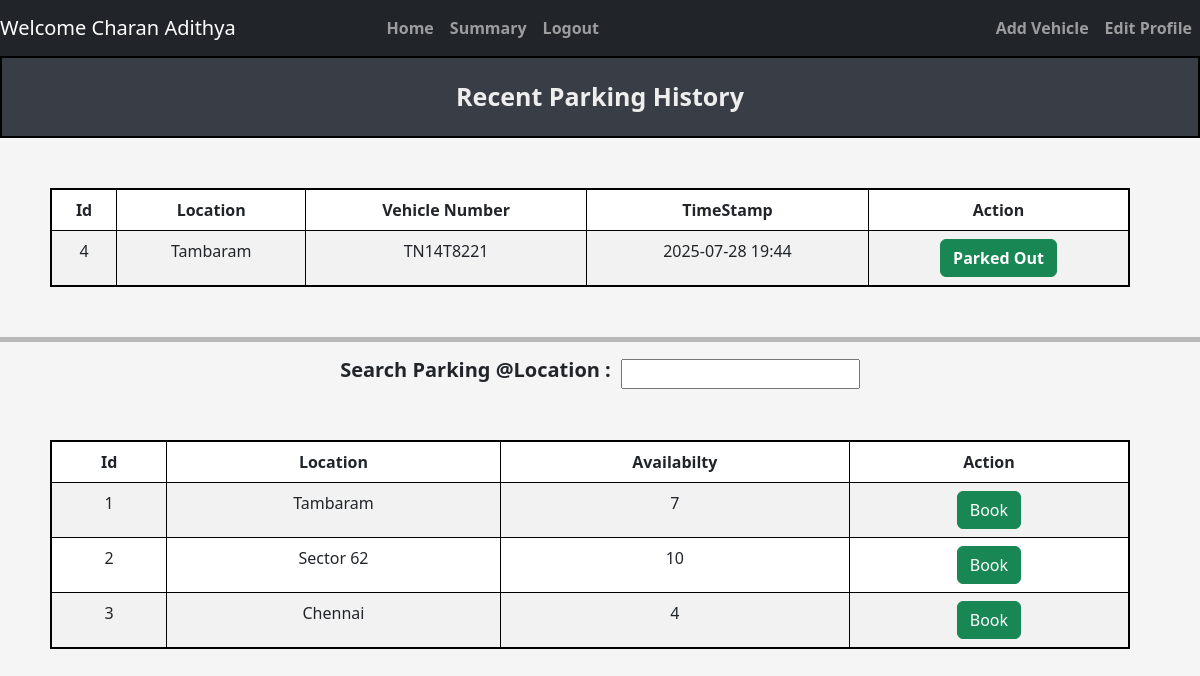
The page /user/dashboard (signed in) on the database as committed earlier.
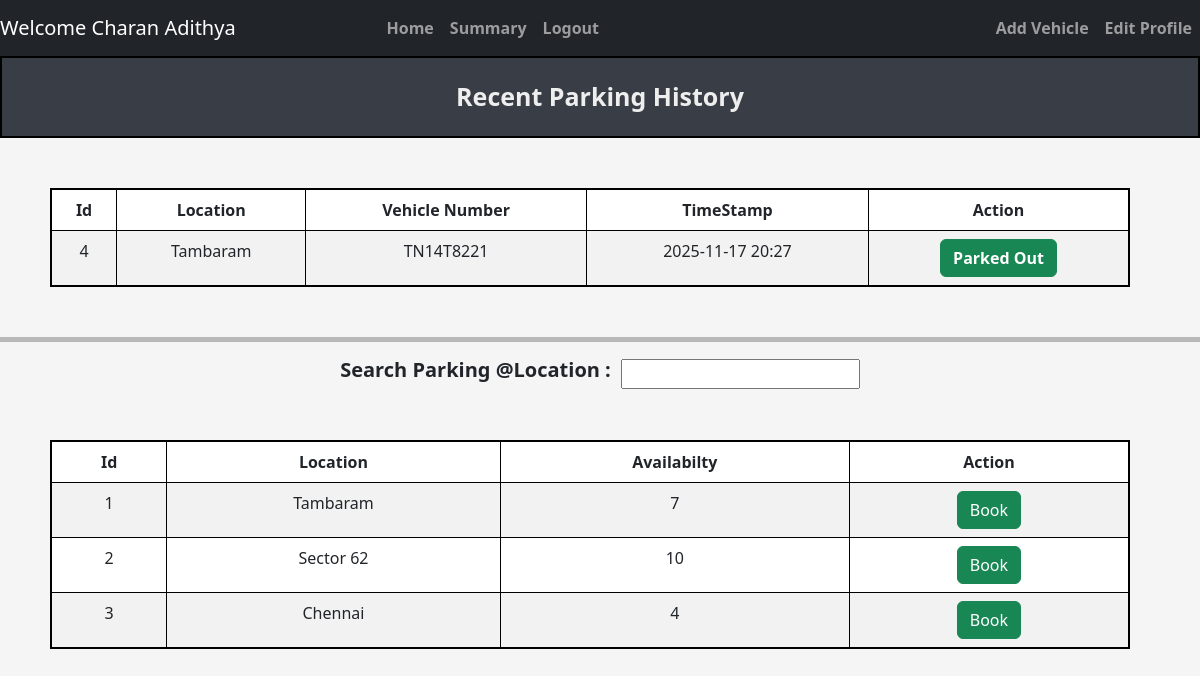
The same page on the database as committed later.
### tables this page shows
CREATE TABLE Reserve_Parking_Spot (
                spot_id INTEGER NOT NULL,
                lot_id INTEGER NOT NULL,
                user_id INTEGER NOT NULL,
                vehicle_number TEXT NOT NULL,
                parking_timestamp DATETIME NOT NULL,
                leaving_timestamp DATETIME,
                parking_cost REAL,

                FOREIGN KEY (lot_id)  REFERENCES ParkingLot(lot_id)
                FOREIGN KEY (spot_id) REFERENCES ParkingSpots(spot_id),
                FOREIGN KEY (user_id) REFERENCES USERS(Id)
                );

CREATE TABLE ParkingLot (
            lot_id INTEGER PRIMARY KEY AUTOINCREMENT,
            location_name TEXT NOT NULL,
            address TEXT NOT NULL,
            pincode TEXT NOT NULL,
            price INTEGER NOT NULL, 
            maxSpots INTEGER NOT NULL
        );

### controllers/user_controller.py (the view)
@user.route("/user/dashboard",methods = ['GET','POST'])
def dashboard():
    user_id = session['user_id']
    user_parking_data = getReserveParkingSpotData(user_id)
    availability_data = get_availability_data()
    print(user_parking_data)
    print(availability_data)
    return render_template("dashboard/user_dashboard.html",availability_data=availability_data, user_parking_data = user_parking_data)

### models/parking_lot.py (called while the page is built)
def get_availability_data():
    connection = sqlite3.connect(DATABASE_PARKING)
    cur = connection.cursor()
    cur.execute(
            '''
                select
                pl.lot_id,
                pl.address,
                Count(Case WHEN ps.status = 'A' THEN 1 END) As availabilty
                from ParkingLot PL
                Left Join
                ParkingSpots PS ON PL.lot_id = PS.lot_id
                Group By
                PL.lot_id,PL.address
            '''
            )
    result = cur.fetchall()
    connection.commit()
    connection.close()
    return result

def getReserveParkingSpotData(user_id):
    connection = sqlite3.connect(DATABASE_PARKING)
    cur = connection.cursor()
    print(user_id)
    cur.execute('''
                    select rp.spot_id,
                        pl.address AS location_name,
                        rp.vehicle_number,
                        rp.parking_timestamp,
                        ps.status,
                        pl.lot_id
                        from Reserve_Parking_Spot rp
                    JOIN
                        ParkingLot pl on pl.lot_id = rp.lot_id
                    JOIN
                        ParkingSpots ps on rp.spot_id = ps.spot_id AND rp.lot_id = ps.lot_id
                    where
                        rp.user_id = (?)
                ''',(user_id,)
                )
    result = cur.fetchall()
    connection.commit()
    connection.close()
    return result

### templates/dashboard/user_dashboard.html (shortened to what this page needs)
{% extends "navbar.html" %}
{% block content %}
    <div class="title"> Recent Parking History </div>
        <table style="text-align: center;" class="table table-striped table-css table-bordered ">
                <thead>
                    <tr>
                    <th scope="col">Id</th>
                    <th scope="col">Location</th>
                    <th scope="col">Vehicle Number</th>
                    <th scope="col">TimeStamp</th>
                    <th scope="col">Action</th>
                    </tr>
                </thead>
                <tbody>
                    {% for parking in user_parking_data %}
                        <tr>
                            <td scope="row">{{ parking[0] }}</td>
                            <td>{{ parking[1] }}</td>
                            <td>{{ parking[2] }}</td>
                            <td>{{ parking[3] }}</td>
                            {% if parking[4] == 'O' %}
                                <td>
                                    <form method="post" action="{{ url_for ('user.ReleaseSpot') }}">
                                        <input type="hidden" name="spot_id" value="{{ parking[0] }}"/>
                                        <input type="hidden" name="vehicle_number" value="{{ parking[2]}}"/>
                                        <input type="hidden" name="lot_id" value="{{ parking[5] }}"/>
                                        <input type="hidden" name="parking_time" value="{{ parking[3] }}"/>
                                        <button type="submit" class="btn btn-danger"><b> Release Out </b></button></td>
                                    </form>
                            {% else %}
                                <td><button type="submit" class="btn btn-success"><b> Parked Out </b></button></td>
                            {% endif %}
                        </tr>
                    {% endfor %}
                </tbody>
        </table>
        <hr style="height: 5px; background-color: black; border: none;">
        <div class="center-wrapper">
            <div class = "search_location">
                <span>
                    <h5><b>Search Parking @Location :</b></h5>
                    <input type="text" id="searchInput" onkeyup="filterTable()">
                </span>
            </div>
        </div>
        <table id="dataTable" style="text-align: center;" class="table table-striped table-css table-bordered ">
                <thead>
                    <tr>
                        <th scope="col">Id</th>
                        <th scope="col">Location</th>
                        <th scope="col">Availabilty</th>
                        <th scope="col">Action</th>
                    </tr>
                </thead>
                <tbody>
                    {% for lot in availability_data %}
                        <tr>
                            <td scope="row">{{ lot[0] }}</td>
                            <td>{{ lot[1] }}</td>
                            <td>{{ lot[2] }}</td>
                            <td>
                                <form method="POST" action="{{ url_for ('user.bookSpot') }}">
                                    <button type="submit" class="btn btn-success"> Book </button>
                                </form>
                        </tr>
                    {% endfor %}
                </tbody>
            </table>
{% endblock %}

### templates/navbar.html (shortened to what this page needs)
<!DOCTYPE html>
<html lang="en">
  <head>
    <link href="https://cdn.jsdelivr.net/npm/bootstrap@5.3.0/dist/css/bootstrap.min.css" rel="stylesheet">
    <link rel="stylesheet" href="{{ url_for('static', filename='css/style.css') }}">
</head>
<body>
  <nav class="navbar navbar-expand-lg navbar-dark bg-dark">
  <a class="navbar-brand" href="#">
    Welcome
    {{ session.get('name') }}</a>
  {% if session.get('role') == 'user' %}
  <div
  style="align-items: center; justify-content: center; font-weight: bold;"
  class="collapse navbar-collapse" id="navbarSupportedContent">
    <ul class="navbar-nav mr-auto">
      <li class="nav-item active">
        <a class="nav-link" href="{{ url_for('user.dashboard') }}">Home </a>
      </li>
      <li class="nav-item">
        <a class="nav-link" href="{{ url_for('admin.summary') }}">Summary</a>
      </li>
      <li class="nav-item">
        <a class="nav-link" href="{{ url_for('auth.login')}}">Logout</a>
      </li>
    </ul>
  </div>
    <div
  style= "justify-content: right; font-weight: bold;"
  class="collapse navbar-collapse" id="navbarSupportedContent">
    <ul class="navbar-nav mr-auto">
      <li class="nav-item active">
        <a class="nav-link" href="{{ url_for('user.addVehicle') }}"> Add Vehicle </a>
      </li>
      <li class="nav-item active">
        <a class="nav-link" href="#">Edit Profile</a>
      </li>
    </ul>
  </div>
  {% endif %}
</nav>
  {% block content %} {% endblock %}
</body>
</html>

### static/css/style.css (style rules this page uses)
body { background-color: #f5f5f5; justify-content: center; }
.title { background-color: #393E46; border: 2px solid black; text-align: center; padding: 20px; font-weight: bold; font-size: 25px; margin-bottom: 20px; color: #EEEEEE; }
.table-css { margin: 50px; justify-content: center; width: 90vw; border: 2px solid black; }
.search_location span { display: flex; align-items: center; gap: 10px; }
.center-wrapper { display: flex; justify-content: center; align-items: center; }

Rows that differ between the two databases and show on the page:
removed Reserve_Parking_Spot: spot "4", address "Tambaram", vehicle_number "TN14T8221", parking_timestamp "2025-07-28 19:44"
added Reserve_Parking_Spot: spot "4", address "Tambaram", vehicle_number "TN14T8221", parking_timestamp "2025-11-17 20:27"
